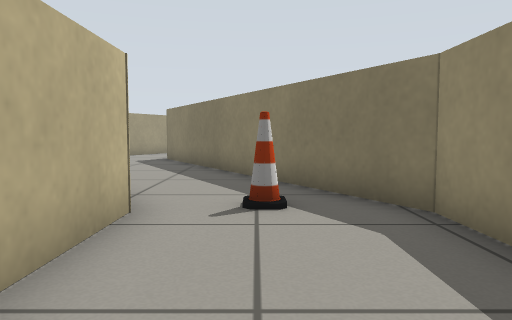
View 1 (above)

21 first-person views from a walk through a world built for the Gazebo simulator. The camera is 0.5 m above the floor, tilts 4° down and sees 70° across. The floor is counted in squares, 0.5 m on a side. Each view is taken from the middle of a square. On the plan, view 1 faces up. The plan holds only what a view shows up to about 13 squares ahead; the rest is blank. The place goes on beyond the plan. Some surface patterns are stand-ins.

View 2
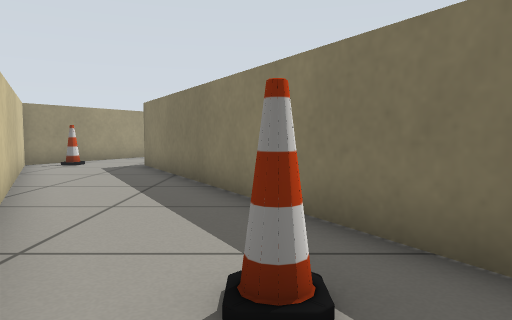

View 3
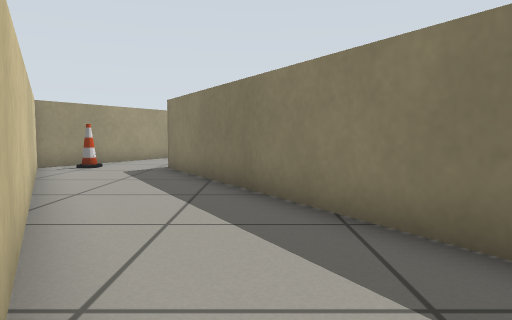

View 4
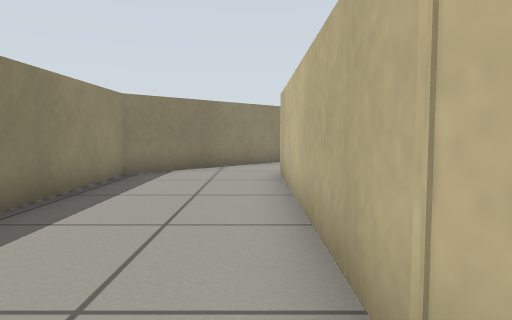

View 5
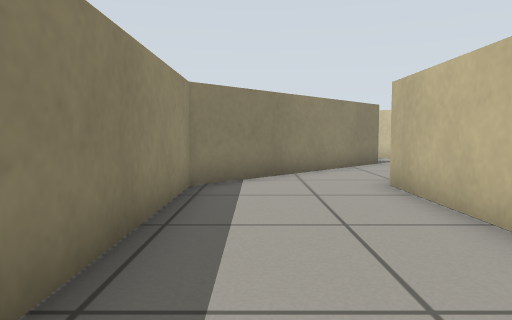

View 6
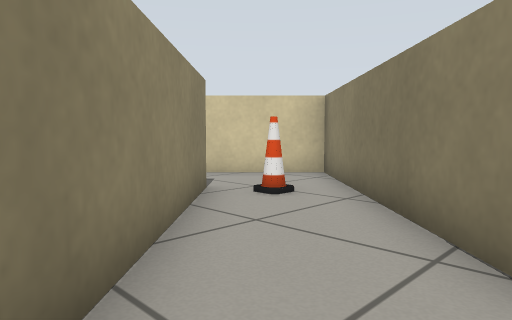

View 7
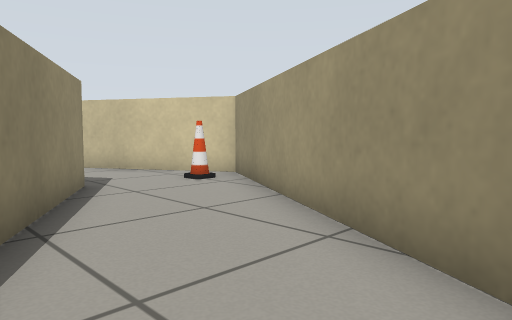

View 8
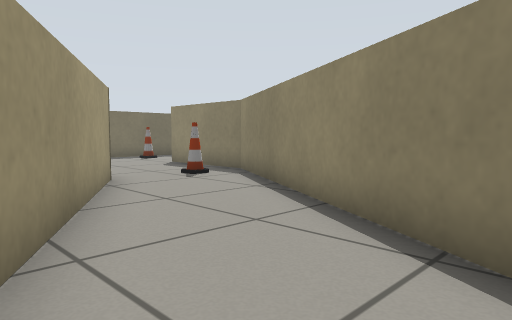

View 9
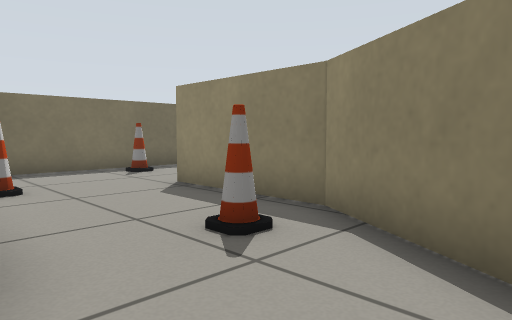

View 10
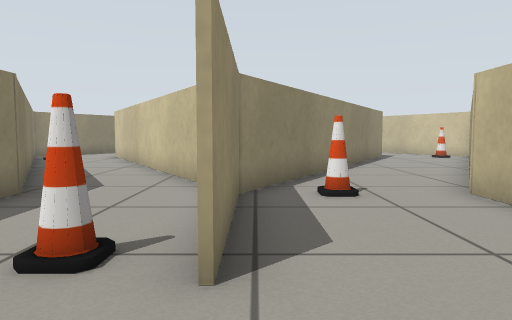

View 11
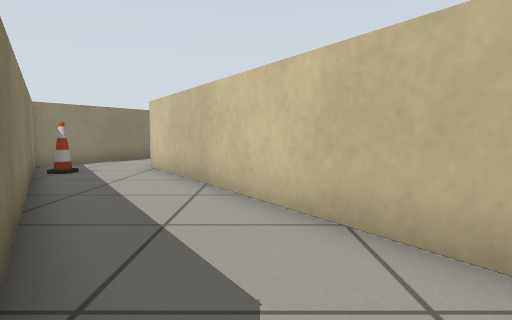

View 12
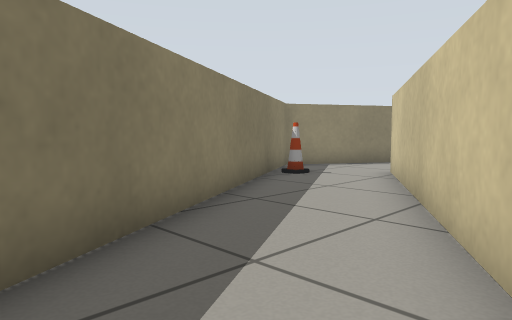

View 13
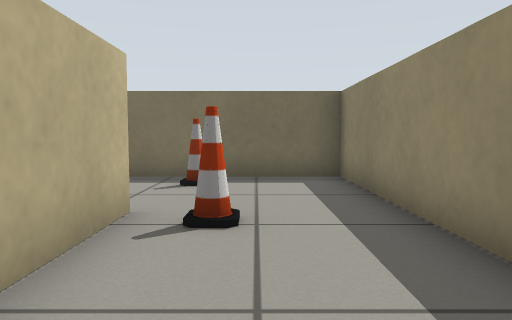

View 14
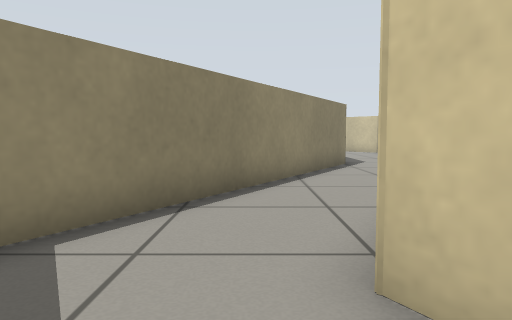

View 15
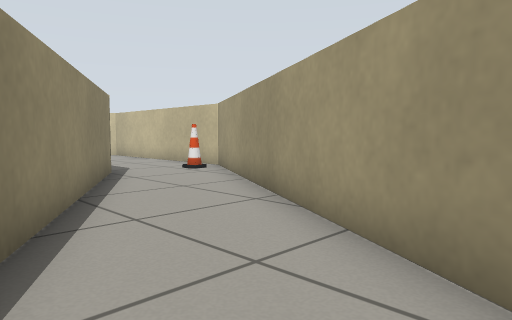

View 16
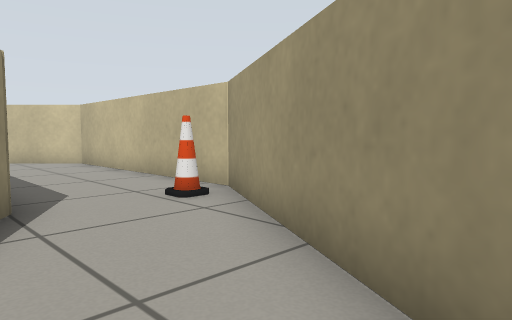

View 17
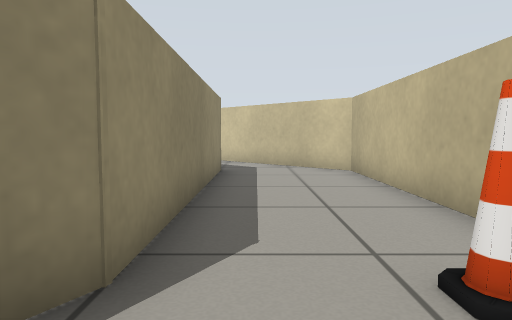

View 18
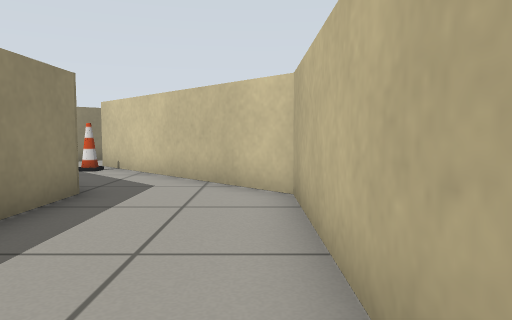

View 19
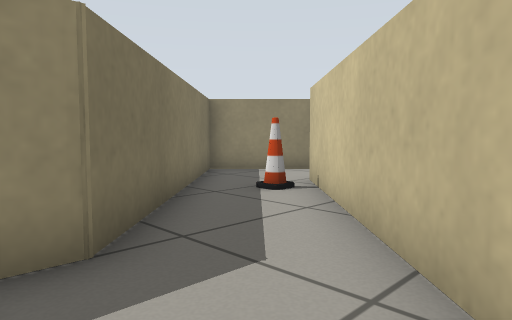

View 20
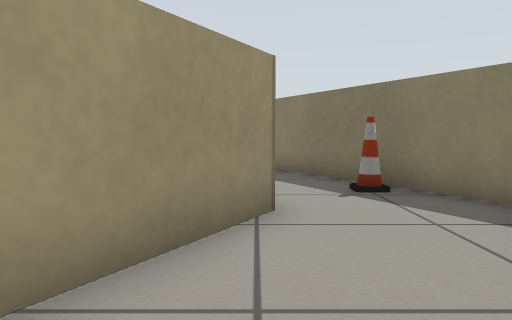

View 21
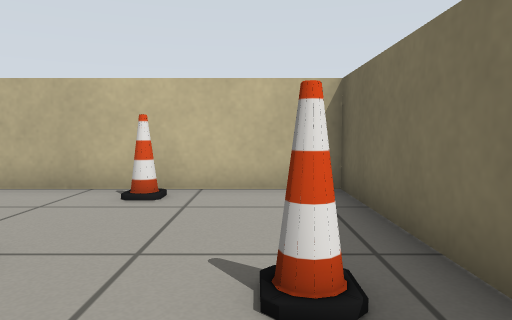

### Floor plan
Points are (right, up) in squares from view 1. A wall is a line through its corners. A room is listed if a view was taken in it or the views show most of it. See-through windows are left out.
Room 1 (views 1, 2, 3, 4, 5, 6, 7, 8, 9, 10, 11, 12, 13, 21)
walls: (6, 24.9) (6, 32.5) (-1.6, 32.5) (-1.6, 24.9) (-7.5, 14.8) (-1.6, 4.6) (-1.6, -3.1); (2.4, 28.8) (2.4, 26.2); (-2, -3.5) (-4.1, -5.6); (-1.8, -7.2) (2.3, -3) (2.3, 4.6) (-3.6, 14.8) (2.3, 24.9) (2.3, 28.8)
ways out: opening at (5, 24) to room 2; opening at (-3, -7) to room 4
objects: cone (-6, 15); cone (-1, 29); cone (0, 5); cone (1, 25); cone (3, 28) to (4, 28); cone (3, 31)
Room 2 (views 14, 15, 16, 20)
walls: (3.2, 23.5) (8.2, 14.8) (5.6, 10.2); (8.3, 8.7) (11.8, 14.8) (6, 24.9)
ways out: opening at (5, 24) to room 1; opening at (7, 9) to room 3
objects: cone (10, 16) to (10, 17)
Room 3 (views 17, 18, 19)
walls: (2.3, -3) (7.9, -8.6); (5.6, 10.2) (2.4, 4.6) (2.4, -3); (9.9, -7) (6, -3.1) (6, 4.6) (8.3, 8.7)
ways out: opening at (7, 9) to room 2
objects: cone (4, 5); cone (8, -7)
Room 4 (no view inside)
walls: (-3.2, -8.6) (-1.8, -7.2); (-4.1, -5.6) (-7, -8.5) (-5, -10.5)
ways out: opening at (-3, -7) to room 1
objects: cone (-4, -7)

Where each view was taken, in squares from view 1:
view 1: 0 up, 0 right, facing up
view 2: 3 up, 0 right, facing up
view 3: 4 up, 1 left, facing up
view 4: 6 up, 1 left, facing down
view 5: 4 up, 1 right, facing down
view 6: 3 down, 1 right, facing down-left
view 7: 22 up, 1 left, facing down-left
view 8: 17 up, 5 left, facing up-right
view 9: 22 up, 2 left, facing up-right
view 10: 31 up, 2 right, facing down
view 11: 26 up, 5 right, facing down
view 12: 24 up, 4 right, facing down-right
view 13: 24 up, 4 right, facing up
view 14: 17 up, 9 right, facing down
view 15: 14 up, 10 right, facing down-left
view 16: 10 up, 7 right, facing down-left
view 17: 7 up, 5 right, facing down
view 18: 3 up, 3 right, facing down
view 19: 2 down, 3 right, facing down-right
view 20: 10 up, 8 right, facing up
view 21: 31 up, 5 right, facing left
